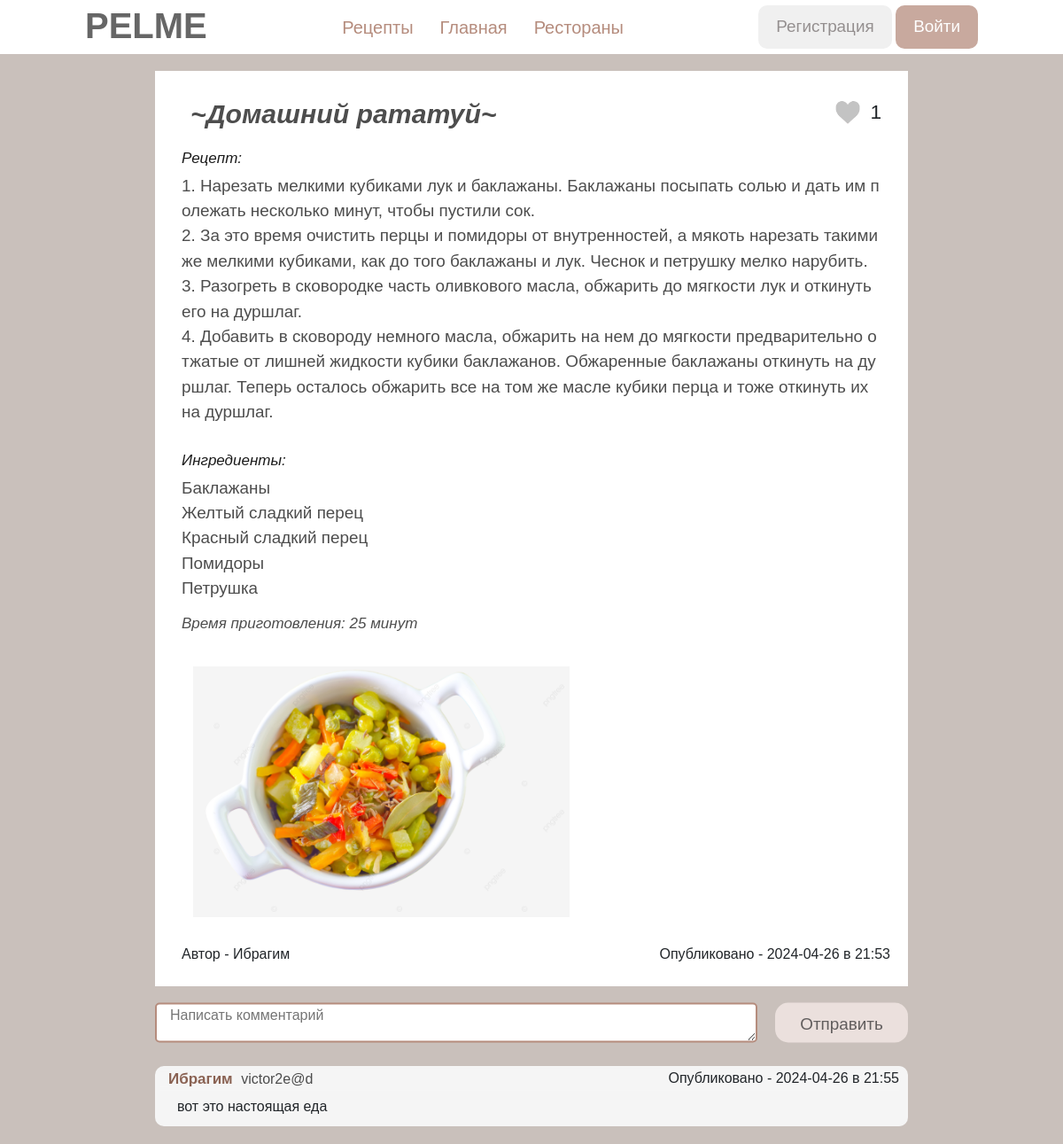
Before: /read_recipe/4 with the older database file.
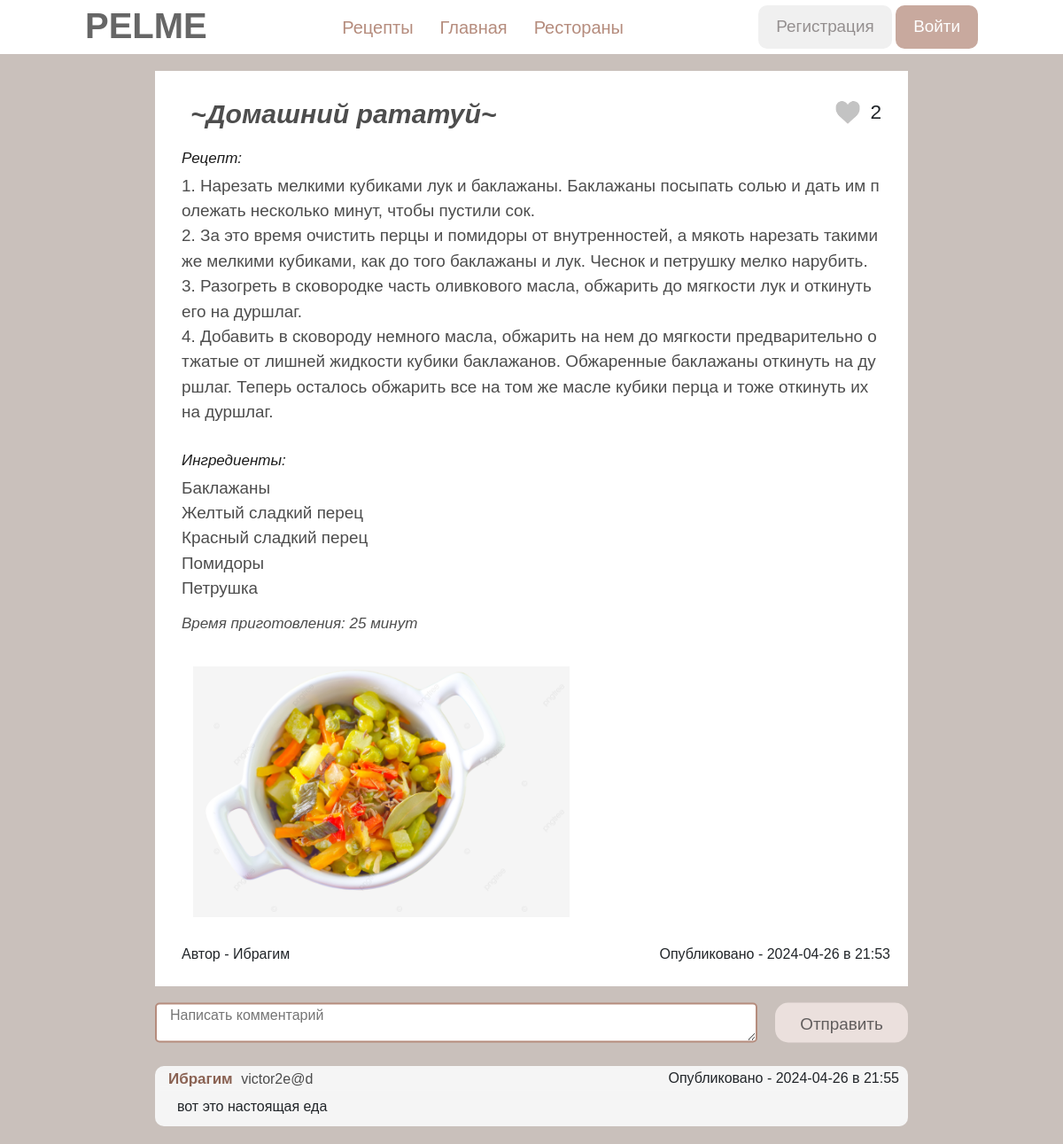
After: the same page with the newer database file.
### data/recipes.py (models this page shows)
class Recipes(SqlAlchemyBase):
    __tablename__ = 'recipes'
    id = sqlalchemy.Column(sqlalchemy.Integer, primary_key=True, autoincrement=True)
    name = sqlalchemy.Column(sqlalchemy.String, nullable=True)
    text = sqlalchemy.Column(sqlalchemy.String, nullable=True)
    ingredients = sqlalchemy.Column(sqlalchemy.String, nullable=True)
    time = sqlalchemy.Column(sqlalchemy.String, nullable=True)
    photo = sqlalchemy.Column(sqlalchemy.String, nullable=True)
    count_likes = sqlalchemy.Column(sqlalchemy.String, nullable=True)
    users_likes = sqlalchemy.Column(sqlalchemy.String, nullable=True)
    modified_date = sqlalchemy.Column(sqlalchemy.DateTime, default=datetime.datetime.now)
    is_private = sqlalchemy.Column(sqlalchemy.Boolean, default=True)
    user_id = sqlalchemy.Column(sqlalchemy.Integer, sqlalchemy.ForeignKey("users.id"))
    user = orm.relationship('User')

### data/users.py (models this page shows, shortened)
class User(SqlAlchemyBase, UserMixin):
    __tablename__ = 'users'
    id = sqlalchemy.Column(sqlalchemy.Integer, primary_key=True, autoincrement=True)
    name = sqlalchemy.Column(sqlalchemy.String, nullable=True)
    surname = sqlalchemy.Column(sqlalchemy.String, nullable=True)
    avatar = sqlalchemy.Column(sqlalchemy.String, nullable=True)
    email = sqlalchemy.Column(sqlalchemy.String, unique=True, nullable=True)
    level = sqlalchemy.Column(sqlalchemy.String, nullable=True)
    liked_recipes = sqlalchemy.Column(sqlalchemy.String, nullable=True)
    hashed_password = sqlalchemy.Column(sqlalchemy.String, nullable=True)
    modified_date = sqlalchemy.Column(sqlalchemy.DateTime, default=datetime.datetime.now)
    recipes = orm.relationship("Recipes", back_populates='user')

### data/comments.py (models this page shows)
class Comments(SqlAlchemyBase):
    __tablename__ = 'comments'
    id = sqlalchemy.Column(sqlalchemy.Integer, primary_key=True, autoincrement=True)
    comment = sqlalchemy.Column(sqlalchemy.String, nullable=True)
    count_likes = sqlalchemy.Column(sqlalchemy.String, nullable=True)
    users_likes = sqlalchemy.Column(sqlalchemy.String, nullable=True)
    modified_date = sqlalchemy.Column(sqlalchemy.DateTime, default=datetime.datetime.now)
    user_id = sqlalchemy.Column(sqlalchemy.Integer, sqlalchemy.ForeignKey("users.id"))
    recipe_id = sqlalchemy.Column(sqlalchemy.Integer, sqlalchemy.ForeignKey("recipes.id"))
    user = orm.relationship('User')
    recipe = orm.relationship('Recipes')

### main.py (the view)
@app.route('/read_recipe/<int:id>', methods=['GET','POST'])  # страница с самим рецетом и комментариями к нему
def read_recipe(id):
    db_sess = db_session.create_session()
    recipe = db_sess.query(Recipes).filter(Recipes.id == id).first()
    comments = db_sess.query(Comments).filter(Comments.recipe_id == id).order_by(Comments.modified_date.desc()).all()
    user_name = db_sess.query(User).filter(User.id == recipe.user_id).first().name
    list_liked_recipes = []
    if current_user.is_authenticated:  # чтобы отобразить, что пользователь лайкнул рецепт
        list_liked_recipes = [int(i) for i in current_user.liked_recipes.split(',') if i != '']
    return render_template('read_recipe.html', recipe=recipe, user_name=user_name,  user=User,
                           db_sess=db_sess, comments=comments, list_recipes=list_liked_recipes)

### data/db_session.py (called while the page is built)
def create_session() -> Session:
    global __factory
    return __factory()

### templates/read_recipe.html (shortened to what this page needs)
{% extends "base.html" %}
{% block content %}
<link rel="stylesheet" href="/static/css/read_recipe.css">
<div class="field">
    <form class="form-btn" id="likes" action="/change_likes" method="post">
        <div class="in-line-name">
            <h1 class="name">~{{ recipe.name }}~</h1>
            <div class="likes-inline">
                {% if recipe.id in list_recipes %}
                <button class="photo-btn-like"><img src="/static/images/red_heart.png"></button>
                {% else %}
                <button class="photo-btn-like"><img src="/static/images/grey_heart.png"></button>
                {% endif %}
                <div class="likes">{{ recipe.count_likes }}</div>
            </div>
        </div>
    </form>
    <div class="recipe-just">Рецепт:</div><br>
    <div class="recipe"><h1 class="text">{{recipe.text}}</h1></div>
    <div class="ingredients-just">Ингредиенты:</div><br>
    <div class="ingredients"><h1 class="text">{{recipe.ingredients}}</h1></div>
    <div class="time">Время приготовления: {{recipe.time}}</div>
    {% if recipe.photo %}
        <div class="photo"><img src="{{recipe.photo}}"></div>
    {% endif %}
    <div class="author-date">
        <div class="author-recipe">Автор - {{ user_name }} </div>
        <div class="date">Опубликовано - {{ recipe.modified_date.date() }} в {{ recipe.modified_date.hour }}:{{ recipe.modified_date.minute }}</div>
    </div><br>
</div>
<form name="comment" class="comment-write" action="/write_comment/{{ recipe.id }}" method="POST">
    <textarea type="text" autocomplete="off" id="comment" placeholder="Написать комментарий" name="comment"></textarea>
    <button class="btn-send" onclick="ClearField" type="submit">Отправить</button>
</form>
<div class="comments">
    {% for item in comments %}
    <div class="comment">
        <form class="form-comment" id="show-profile" action="/profile_user_recipe/{{ item.user_id }}" method="post">
        <div class="in-line">
            <div class="inform">
                <div class="author author-email"><button class="link" type="submit">{{ db_sess.query(user).filter(user.id == item.user_id).first().name }}</button></div>
                <div class="email author-email">{{ db_sess.query(user).filter(user.id == item.user_id).first().email }}</div>
            </div>
            <div class="data author-email-data">Опубликовано - {{ item.modified_date.date() }} в {{ item.modified_date.hour }}:{{ item.modified_date.minute }}</div>
        </div>
        </form><br>
        <div class="text-comment">{{ item.comment }}</div>
    </div>
    {% endfor %}
</div>
{% endblock %}

### templates/base.html (shortened to what this page needs)
<!doctype html>
<html lang="en">
<head>
    <link rel="stylesheet"
          href="https://stackpath.bootstrapcdn.com/bootstrap/4.4.1/css/bootstrap.min.css"
>
    <link rel="stylesheet" href="/static/css/base.css">
</head>
<body>
    <header>
      <h1 class="logo">PELME</h1>
     <nav>
         <ul>
             <li><a href="/recipes">Рецепты</a></li>
             <li><a href="/">Главная</a></li>
             <li><a href="/restaurants">Рестораны</a></li>
         </ul>
     </nav>
    {% if current_user.is_authenticated %}
     <div class="avatar">
      <li><img class="img-avatar" src="{{ '/' + current_user.avatar }}">
         <ul>
            <li><a href="/my_recipes">Мои рецепты</a></li>
            <li><a href="/like_recipes">Понравившиеся рецепты</a></li>
            <li><a href="/profile_user">Профиль</a></li>
            <li><a href="/logout">Выйти</a></li>
         </ul>
      </li>
     </div>
   {% else %}
    <div class="buttons">
        <button class="btn-regist" type="button" onclick="location.href='regist'">Регистрация</button>
        <button class="btn-come" type="button" onclick="location.href='login'">Войти</button>
    </div>
   {% endif %}
   </header>
<main>
    {% block content %}{% endblock %}
</main>
</body>
</html>

### static/css/base.css (style rules this page uses)
* { margin: 0; padding: 0; box-sizing: border-box; font-family: sans-serif; list-style: none; text-decoration: none; }
body { background-color: #696969; }
header { background-color: #ffffff; position: fixed; top: 0; left: 0; right: 0; display: flex; justify-content: space-between; align-items: center; padding: 0 8%; z-index: 10; }
header .logo { margin-top: 5px; background-color: #ffffff; font-size: 40px; font-weight: 900; color: #666666; transition: .5s; }
header nav ul li { background-color: #ffffff; position: relative; float: left; top: 0; }
header nav ul li a { padding: 15px; color: #b58c7d; font-size: 20px; display: block; }
.phone, .email { position: relative; background-color: #696969; color: #a8a8a8; top: 30px; margin-bottom: 5px; }
nav { background-color: #ffffff; }
.btn-come { background-color: #c8a99e; padding: 10px 20px; outline: none; border: none; border-radius: 10px; color: #ffffff; font-weight: 400; font-size: 0.5cm; }
.btn-regist { background-color: #f0f0f0; padding: 10px 20px; outline: none; border: none; border-radius: 10px; color: #948f8f; font-weight: 400; font-size: 0.5cm; }
.buttons { background: #ffffff; float: left; padding: 0; }

Changed rows visible on the page:
changed Recipes "Домашний рататуй": count_likes "1" → "2"
